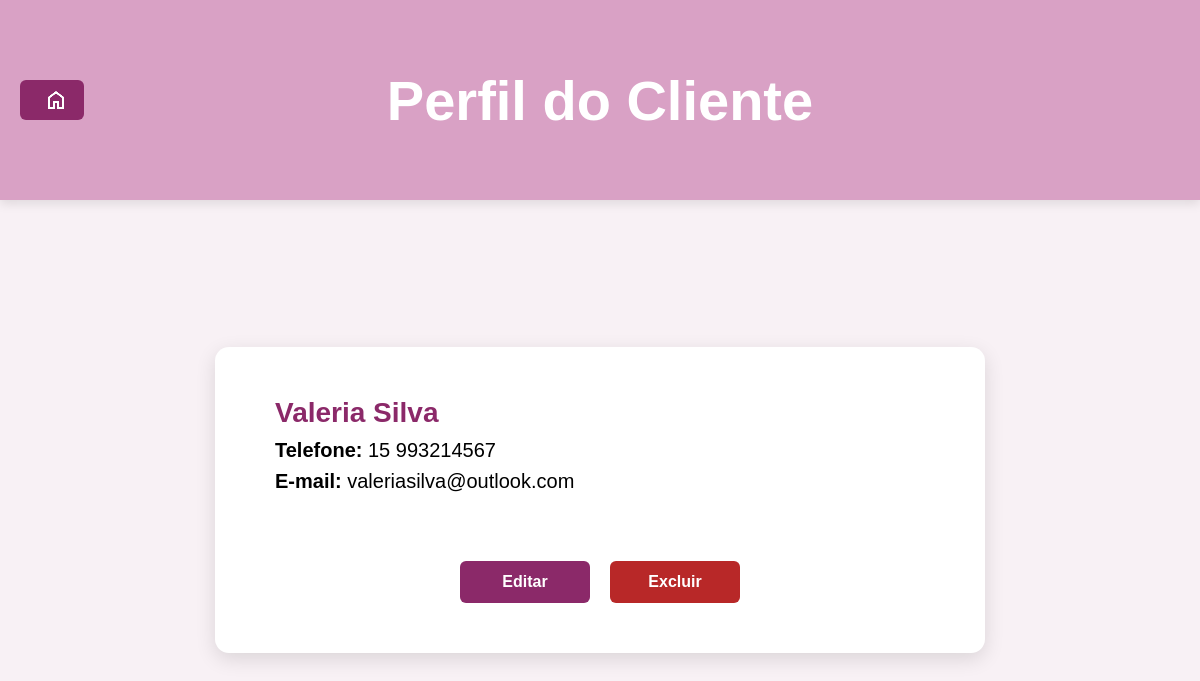
/admin/cliente/2 (signed in), run on an earlier commit of the app's database.
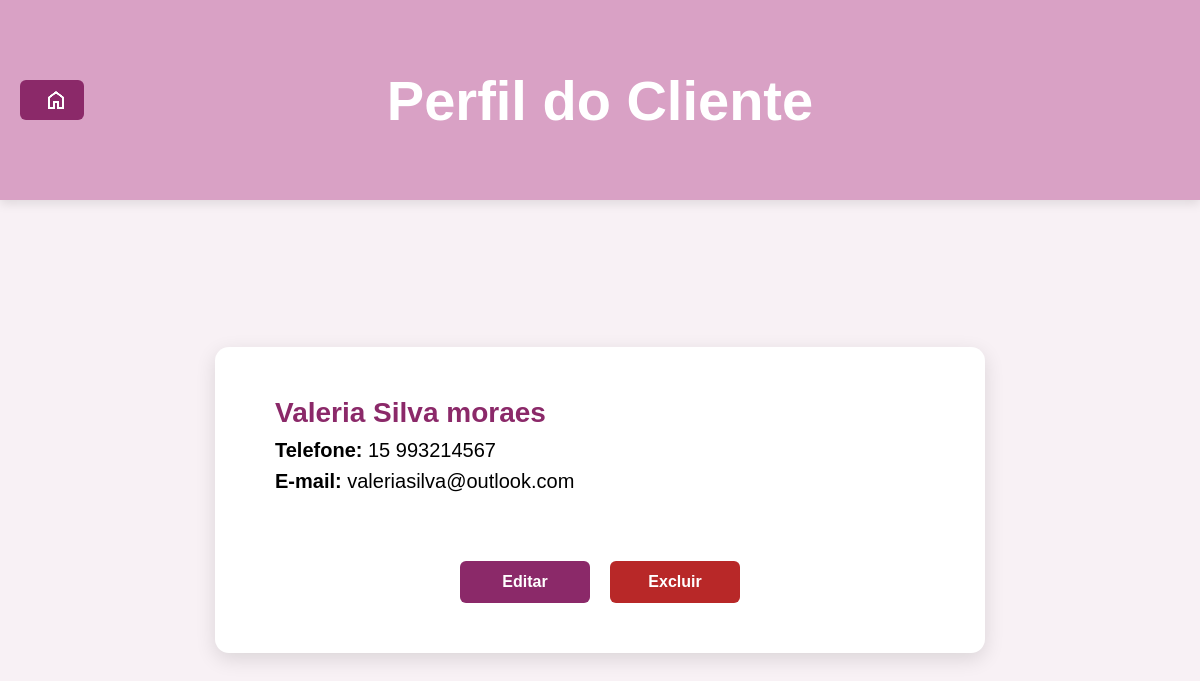
And on a later commit of the database.
### backend/models.py (models this page shows, shortened)
class Cliente(db.Model, UserMixin):
    __tablename__ = 'clientes'
    idCliente = db.Column(db.Integer, primary_key=True)
    nome = db.Column(db.String(100), nullable=False)
    email = db.Column(db.String(120), unique=True, nullable=False)
    telefone = db.Column(db.String(20), nullable=False)
    senha_hash = db.Column(db.String(256), nullable=False)
    agendamentos = db.relationship('Agendamento', back_populates='cliente', lazy=True)

### backend/views.py (the view, shortened to what this page needs)
@app.route('/admin/cliente/<int:cliente_id>', methods=['GET', 'POST'])
@login_required
def admin_perfil_cliente(cliente_id):
    if not isinstance(current_user._get_current_object(), Administrador):
        abort(403)
    cliente = Cliente.query.get_or_404(cliente_id)
    form = ClienteAdminForm(obj=cliente)  # pré-preenche
    return render_template('perfil-cliente.html', cliente=cliente, form=form)

### backend/views.py (called while the page is built)
@login_manager.user_loader
def load_user(user_id):
    if user_id.startswith('admin-'):
        admin_id = user_id.split('-')[1]
        return Administrador.query.get(admin_id)
    elif user_id.startswith('prof-'):
        prof_id = user_id.split('-')[1]
        return Profissional.query.get(prof_id)
    elif user_id.startswith('cliente-'):
        cliente_id = user_id.split('-')[1]
        return Cliente.query.get(cliente_id)
    return None

### templates/perfil-cliente.html (shortened to what this page needs)
<!DOCTYPE html>
<html lang="pt-br">
<head>
  <link rel="stylesheet" href="/static/css/style-perfil-cliente.css" />
  <link rel="stylesheet" href="/static/css/style-btnInicio.css" />
</head>
<body>
  <header>
    <h1>Perfil do Cliente</h1>
    <a class="btn-inicio" href="{{ url_for('admin_inicio') }}">
       <img src="/static/img/home.png" alt="Página Inicial">
    </a>
  </header>
  <main>
    <div class="perfil-cliente">
      <div class="dados-cliente" id="dadosLeitura">
        <h2 id="nomeView">{{ cliente.nome }}</h2>
        <p><strong>Telefone:</strong> <span id="telefoneView">{{ cliente.telefone }}</span></p>
        <p><strong>E-mail:</strong> <span id="emailView">{{ cliente.email }}</span></p>
      </div>
      <div class="botoes-acoes" id="botoesIniciais">
        <button class="btn-editar" onclick="habilitarEdicao()">Editar</button>
        <form method="POST" action="{{ url_for('admin_excluir_cliente', cliente_id=cliente.idCliente) }}">
          <button type="submit" class="btn-excluir" onclick="return confirm('Tem certeza que deseja excluir este cliente? Esta ação é irreversível.')">Excluir</button>
        </form>
      </div>
    </div>
  </main>
</body>
</html>

What changed in the data, as far as the page shows it:
changed Cliente "valeriasilva@outlook.com": nome "Valeria Silva" → "Valeria Silva moraes"
